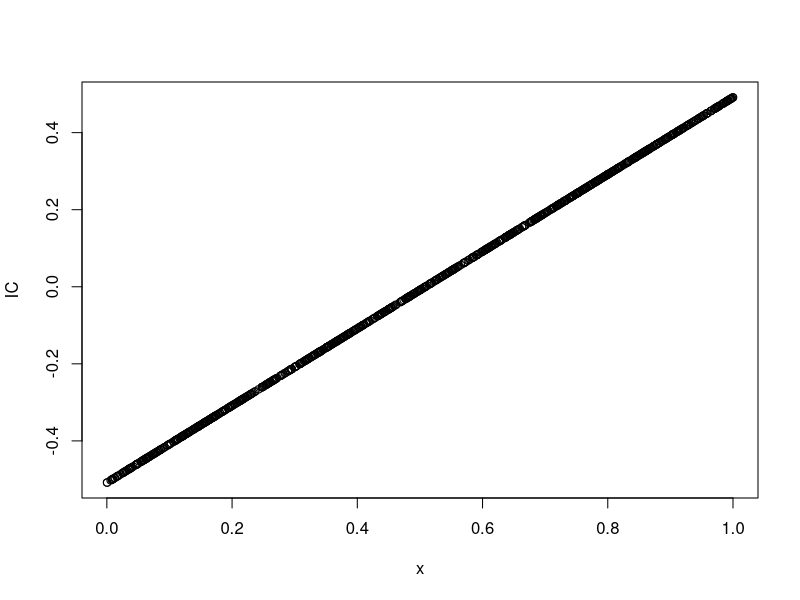

Reproduce this figure in R.
# M-estimation for the sample mean
set.seed(7777)
n <- 1000
x <- runif(n,0,1)
mx = mean(x)

# Functional delta method: influence curve for the mean (first derivative sample mean = 1 (constatn))
IC = 1 * (x - mx)
# M-estimation of the sample mean
Yhat <- x + IC # Pluging estimator
Yhat <- mean(Yhat); Yhat

# Geometry of the IC
plot(x, IC)
# hist(IC)
varYhat.IC <- var(IC)/n;
seIC <- sqrt(varYhat.IC)

# Asymptotic linear inferece 95% Confidence Inntervals
Yhat_CI <- c(mean(Yhat) - 1.96*sqrt(varYhat.IC), mean(Yhat) + 1.96*sqrt(varYhat.IC)); mean(Yhat); Yhat_CI

# Check with implemented Delta Method in library MSM
library(msm)
se = deltamethod(g= ~x1, mean= mx, cov= varYhat.IC)
print(se)
seIC

# Check 95%CI delta method by hand, delta method RcmdrMisc 
Yhat_CI <- c(mean(Yhat) - 1.96*sqrt(varYhat.IC), mean(Yhat) + 1.96*sqrt(varYhat.IC)); mean(Yhat); Yhat_CI
library(RcmdrMisc)
DeltaMethod(lm(x ~ 1), "b0")
